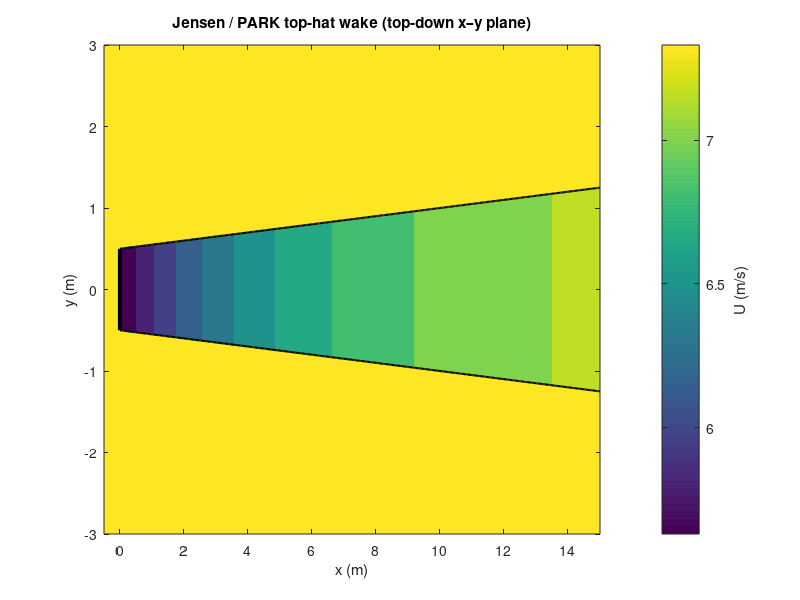

Write the MATLAB code that produced this figure.
%% Jensen / PARK top-hat wake — top-down (x-y) plane
clear; close all; clc

%% ---- Inputs you'll tinker with ----
D  = 120;     % rotor diameter [m]
A0 = 0.25;    % deficit amplitude at x=0 (often 1 - sqrt(1-Ct)) [-]
k  = 0.05;    % wake expansion / recovery rate [-]
% Uinf = NaN;   % set to NaN for normalized U/Uinf, or set e.g. 8 for m/s
Uinf = 7.5;   % set to NaN for normalized U/Uinf, or set e.g. 8 for m/s

x0 = 0;       % wake starts at x0 [m] (often 0 at rotor plane)

% Domain
xMax = 15*D;  % downstream extent [m]
yHalf = 3*D;  % half-width of top-down slice [m]
Nx = 600;     % resolution downstream
Ny = 300;     % resolution lateral

%% ---- Derived quantities ----
R = D/2;

% Grid (top-down plane)
x = linspace(-0.5*D, xMax, Nx);     % include some upstream for context
y = linspace(-yHalf, yHalf, Ny);
[X,Y] = meshgrid(x,y);

% Downstream distance relative to wake start
Xw = X - x0;

% Wake radius expansion (only for x >= x0)
Rw = R + k*Xw;                       % [m]
Rw(Xw < 0) = NaN;                    % undefined upstream

% Jensen top-hat centerline deficit as function of x (only downstream)
def_x = A0 ./ (1 + 2*k*Xw/D).^2;      % DeltaU/Uinf
def_x(Xw < 0) = 0;

% Apply top-hat: deficit is uniform inside |y| <= Rw(x)
inside = (abs(Y) <= Rw) & (Xw >= 0);
defField = def_x .* inside;          % still normalized deficit field

% Convert to velocity field
if isnan(Uinf)
    U = 1 - defField;                % normalized U/Uinf
    cbarLabel = 'U/U_\infty';
else
    U = Uinf * (1 - defField);       % m/s
    cbarLabel = 'U (m/s)';
end

%% ---- Plot ----
figure('Color','w');
% imagesc(x, y, U);
contourf(x/D, y/D, U, 10, 'linestyle', 'none')
set(gca,'YDir','normal');
axis tight
xlabel('x (m)'); ylabel('y (m)');
title('Jensen / PARK top-hat wake (top-down x–y plane)')
cb = colorbar; ylabel(cb, cbarLabel);

hold on
% Wake edge y = ±Rw(x) for x >= x0
xEdge = linspace(x0, xMax, 400);
RwEdge = R + k*(xEdge - x0);
plot(xEdge/D,  RwEdge/D, 'k-', 'LineWidth', 1.5);
plot(xEdge/D, -RwEdge/D, 'k-', 'LineWidth', 1.5);

% Rotor disk projection at x = x0 (just a line segment in top-down view)
plot([x0 x0]/D, [-R R]/D, 'k-', 'LineWidth', 3);

% Helpful annotation
def_end = A0 / (1 + 2*k*(xMax-x0)/D)^2;
text(x0 + 0.02*xMax, 0.90*yHalf, ...
    sprintf('D=%.1f m, A0=%.3f, k=%.3f, deficit@xMax=%.3f', D, A0, k, def_end), ...
    'Color','k','FontWeight','bold');

hold off

%% ---- Quick "physics knobs" you might want to try ----
% 1) Change A0 to represent Ct: A0 = 1 - sqrt(1 - Ct);
% 2) Change k to see wider vs narrower wake growth.
% 3) Change x0 to shift wake start downstream (e.g., near-wake excluded).
